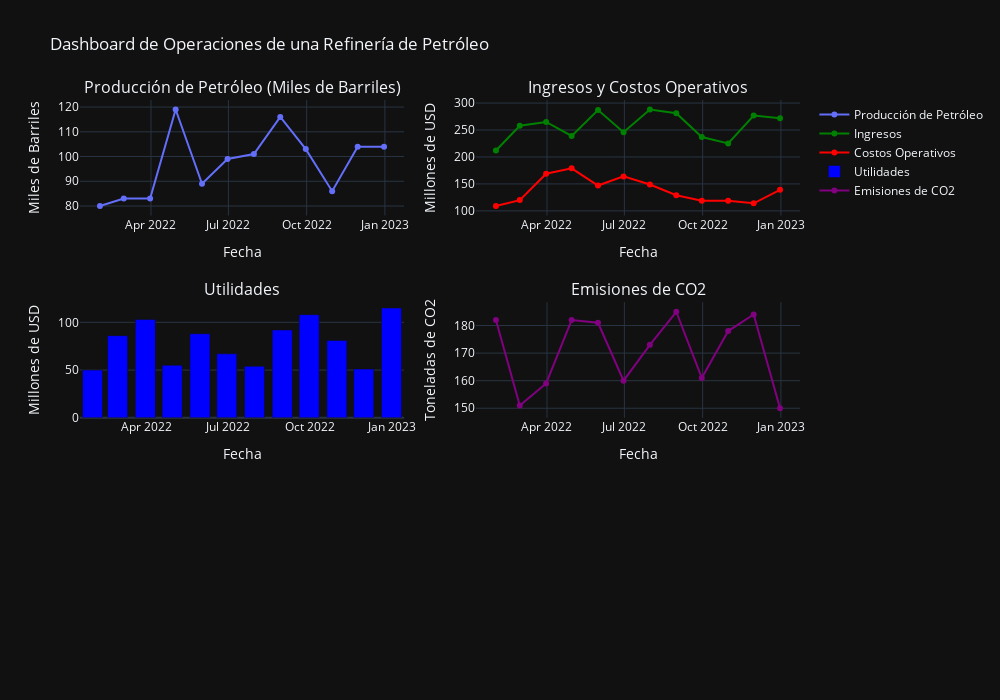

Notebook code for this chart:
### Code cell
import pandas as pd
import numpy as np
import cufflinks as cf
import plotly.subplots as sp
from plotly import graph_objs as go

# Configuración de Cufflinks para modo offline y de tema
cf.go_offline()
cf.set_config_file(theme='pearl', offline=True)

# Generar datos ficticios
np.random.seed(0)
dates = pd.date_range(start="2022-01-01", end="2023-01-01", freq="M")
data = pd.DataFrame({
    "Fecha": dates,
    "Produccion_petroleo": np.random.randint(80, 120, len(dates)),  # Producción en miles de barriles
    "Ingresos": np.random.randint(200, 300, len(dates)),  # Ingresos en millones de dólares
    "Costos_Operacion": np.random.randint(100, 180, len(dates)),  # Costos en millones de dólares
    "Emisiones_CO2": np.random.randint(150, 200, len(dates)),  # Emisiones en toneladas
    "Utilidades": np.random.randint(50, 120, len(dates))  # Utilidades en millones de dólares
})
data.set_index("Fecha", inplace=True)

# Crear subplots para el dashboard
fig = sp.make_subplots(rows=3, cols=2, subplot_titles=("Producción de Petróleo (Miles de Barriles)", 
                                                       "Ingresos y Costos Operativos",
                                                       "Utilidades", "Emisiones de CO2"))

# Gráfico 1: Producción de petróleo
fig.add_trace(go.Scatter(x=data.index, y=data["Produccion_petroleo"], mode='lines+markers', name="Producción de Petróleo"),
              row=1, col=1)

# Gráfico 2: Ingresos y Costos Operativos
fig.add_trace(go.Scatter(x=data.index, y=data["Ingresos"], mode='lines+markers', name="Ingresos", line=dict(color='green')),
              row=1, col=2)
fig.add_trace(go.Scatter(x=data.index, y=data["Costos_Operacion"], mode='lines+markers', name="Costos Operativos", line=dict(color='red')),
              row=1, col=2)

# Gráfico 3: Utilidades
fig.add_trace(go.Bar(x=data.index, y=data["Utilidades"], name="Utilidades", marker=dict(color='blue')),
              row=2, col=1)

# Gráfico 4: Emisiones de CO2
fig.add_trace(go.Scatter(x=data.index, y=data["Emisiones_CO2"], mode='lines+markers', name="Emisiones de CO2", line=dict(color='purple')),
              row=2, col=2)

# Ajustar layout del dashboard
fig.update_layout(title="Dashboard de Operaciones de una Refinería de Petróleo",
                  height=700, width=1000, showlegend=True, template="plotly_dark")

fig.update_xaxes(title_text="Fecha", row=1, col=1)
fig.update_yaxes(title_text="Miles de Barriles", row=1, col=1)
fig.update_xaxes(title_text="Fecha", row=1, col=2)
fig.update_yaxes(title_text="Millones de USD", row=1, col=2)
fig.update_xaxes(title_text="Fecha", row=2, col=1)
fig.update_yaxes(title_text="Millones de USD", row=2, col=1)
fig.update_xaxes(title_text="Fecha", row=2, col=2)
fig.update_yaxes(title_text="Toneladas de CO2", row=2, col=2)

# Mostrar el dashboard
fig.show()

### Figure 1 — Plotly figure (JSON) as saved in the notebook; plotly's stock layout.template omitted (floating-point values rounded to 4 significant figures)
{"data": [{"mode": "lines+markers", "name": "Producción de Petróleo", "type": "scatter", "x": ["2022-01-31T00:00:00", "2022-02-28T00:00:00", "2022-03-31T00:00:00", "2022-04-30T00:00:00", "2022-05-31T00:00:00", "2022-06-30T00:00:00", "2022-07-31T00:00:00", "2022-08-31T00:00:00", "2022-09-30T00:00:00", "2022-10-31T00:00:00", "2022-11-30T00:00:00", "2022-12-31T00:00:00"], "xaxis": "x", "y": [80, 83, 83, 119, 89, 99, 101, 116, 103, 86, 104, 104], "yaxis": "y"}, {"line": {"color": "green"}, "mode": "lines+markers", "name": "Ingresos", "type": "scatter", "x": ["2022-01-31T00:00:00", "2022-02-28T00:00:00", "2022-03-31T00:00:00", "2022-04-30T00:00:00", "2022-05-31T00:00:00", "2022-06-30T00:00:00", "2022-07-31T00:00:00", "2022-08-31T00:00:00", "2022-09-30T00:00:00", "2022-10-31T00:00:00", "2022-11-30T00:00:00", "2022-12-31T00:00:00"], "xaxis": "x2", "y": [212, 258, 265, 239, 287, 246, 288, 281, 237, 225, 277, 272], "yaxis": "y2"}, {"line": {"color": "red"}, "mode": "lines+markers", "name": "Costos Operativos", "type": "scatter", "x": ["2022-01-31T00:00:00", "2022-02-28T00:00:00", "2022-03-31T00:00:00", "2022-04-30T00:00:00", "2022-05-31T00:00:00", "2022-06-30T00:00:00", "2022-07-31T00:00:00", "2022-08-31T00:00:00", "2022-09-30T00:00:00", "2022-10-31T00:00:00", "2022-11-30T00:00:00", "2022-12-31T00:00:00"], "xaxis": "x2", "y": [109, 120, 169, 179, 147, 164, 149, 129, 119, 119, 114, 139], "yaxis": "y2"}, {"marker": {"color": "blue"}, "name": "Utilidades", "type": "bar", "x": ["2022-01-31T00:00:00", "2022-02-28T00:00:00", "2022-03-31T00:00:00", "2022-04-30T00:00:00", "2022-05-31T00:00:00", "2022-06-30T00:00:00", "2022-07-31T00:00:00", "2022-08-31T00:00:00", "2022-09-30T00:00:00", "2022-10-31T00:00:00", "2022-11-30T00:00:00", "2022-12-31T00:00:00"], "xaxis": "x3", "y": [50, 86, 103, 55, 88, 67, 54, 92, 108, 81, 51, 115], "yaxis": "y3"}, {"line": {"color": "purple"}, "mode": "lines+markers", "name": "Emisiones de CO2", "type": "scatter", "x": ["2022-01-31T00:00:00", "2022-02-28T00:00:00", "2022-03-31T00:00:00", "2022-04-30T00:00:00", "2022-05-31T00:00:00", "2022-06-30T00:00:00", "2022-07-31T00:00:00", "2022-08-31T00:00:00", "2022-09-30T00:00:00", "2022-10-31T00:00:00", "2022-11-30T00:00:00", "2022-12-31T00:00:00"], "xaxis": "x4", "y": [182, 151, 159, 182, 181, 160, 173, 185, 161, 178, 184, 150], "yaxis": "y4"}], "layout": {"annotations": [{"font": {"size": 16}, "showarrow": false, "text": "Producción de Petróleo (Miles de Barriles)", "x": 0.225, "xanchor": "center", "xref": "paper", "y": 1, "yanchor": "bottom", "yref": "paper"}, {"font": {"size": 16}, "showarrow": false, "text": "Ingresos y Costos Operativos", "x": 0.775, "xanchor": "center", "xref": "paper", "y": 1, "yanchor": "bottom", "yref": "paper"}, {"font": {"size": 16}, "showarrow": false, "text": "Utilidades", "x": 0.225, "xanchor": "center", "xref": "paper", "y": 0.6111, "yanchor": "bottom", "yref": "paper"}, {"font": {"size": 16}, "showarrow": false, "text": "Emisiones de CO2", "x": 0.775, "xanchor": "center", "xref": "paper", "y": 0.6111, "yanchor": "bottom", "yref": "paper"}], "height": 700, "showlegend": true, "title": {"text": "Dashboard de Operaciones de una Refinería de Petróleo"}, "width": 1000, "xaxis": {"anchor": "y", "autorange": true, "domain": [0, 0.45], "range": ["2022-01-07 11:34:28.1179", "2023-01-23 12:25:31.8821"], "title": {"text": "Fecha"}, "type": "date"}, "xaxis2": {"anchor": "y2", "autorange": true, "domain": [0.55, 1], "range": ["2022-01-07 11:34:28.1179", "2023-01-23 12:25:31.8821"], "title": {"text": "Fecha"}, "type": "date"}, "xaxis3": {"anchor": "y3", "autorange": true, "domain": [0, 0.45], "range": ["2022-01-17", "2023-01-14"], "title": {"text": "Fecha"}, "type": "date"}, "xaxis4": {"anchor": "y4", "autorange": true, "domain": [0.55, 1], "range": ["2022-01-07 11:34:28.1179", "2023-01-23 12:25:31.8821"], "title": {"text": "Fecha"}, "type": "date"}, "xaxis5": {"anchor": "y5", "domain": [0, 0.45]}, "xaxis6": {"anchor": "y6", "domain": [0.55, 1]}, "yaxis": {"anchor": "x", "autorange": true, "domain": [0.7778, 1], "range": [76.15, 122.9], "title": {"text": "Miles de Barriles"}, "type": "linear"}, "yaxis2": {"anchor": "x2", "autorange": true, "domain": [0.7778, 1], "range": [91.33, 305.7], "title": {"text": "Millones de USD"}, "type": "linear"}, "yaxis3": {"anchor": "x3", "autorange": true, "domain": [0.3889, 0.6111], "range": [0, 121.1], "title": {"text": "Millones de USD"}, "type": "linear"}, "yaxis4": {"anchor": "x4", "autorange": true, "domain": [0.3889, 0.6111], "range": [146.5, 188.5], "title": {"text": "Toneladas de CO2"}, "type": "linear"}, "yaxis5": {"anchor": "x5", "domain": [0, 0.2222]}, "yaxis6": {"anchor": "x6", "domain": [0, 0.2222]}}}
